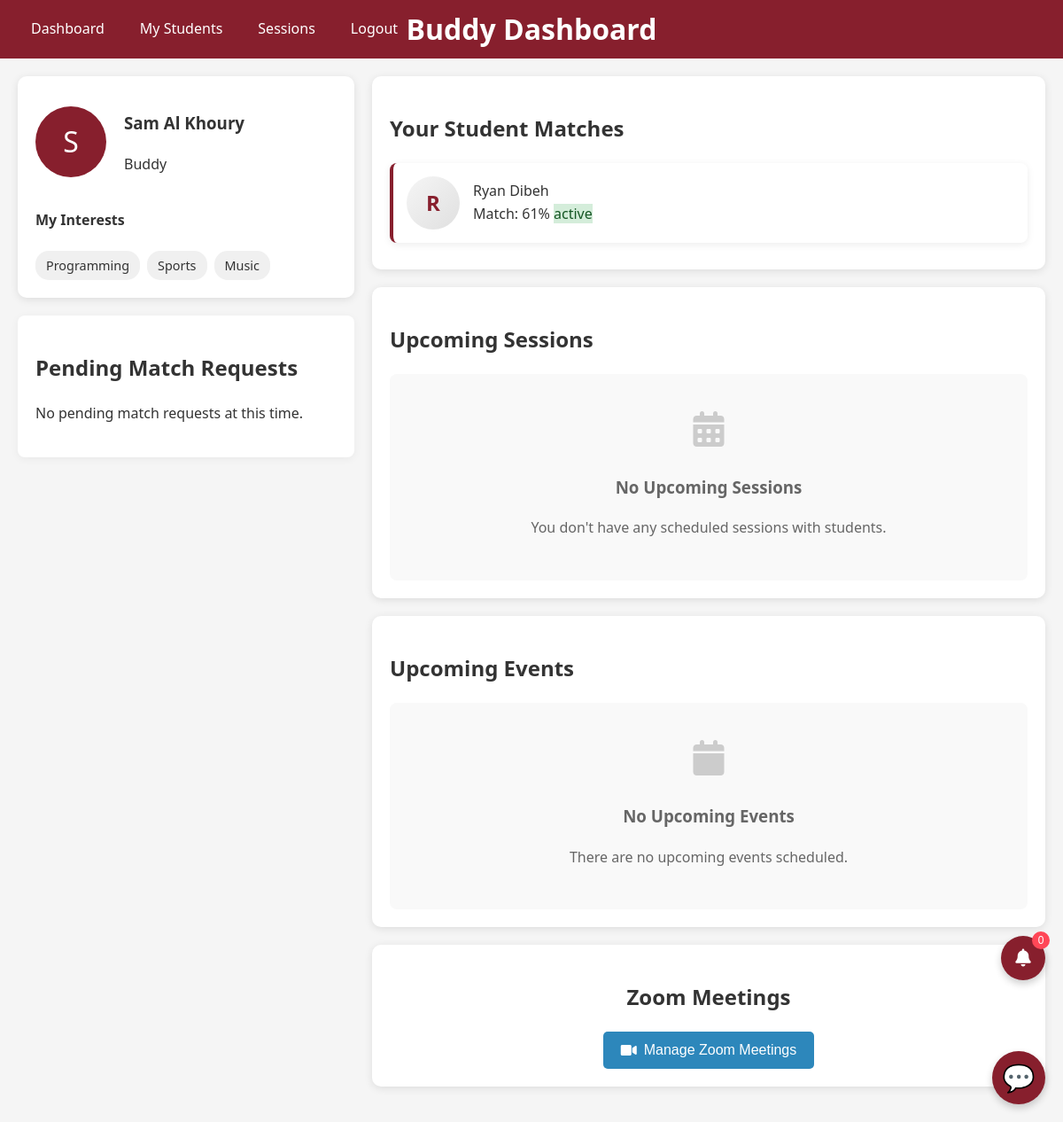
/buddy/dashboard (signed in), run on the app's committed database.
### tables this page shows
CREATE TABLE users (
            id INTEGER PRIMARY KEY AUTOINCREMENT,
            username TEXT UNIQUE,
            password_hash TEXT,
            email TEXT UNIQUE,
            full_name TEXT,
            role TEXT CHECK(role IN ('student', 'buddy')),
            is_approved BOOLEAN DEFAULT FALSE,
            created_at TIMESTAMP DEFAULT CURRENT_TIMESTAMP
        );

CREATE TABLE buddy_matches (
            id INTEGER PRIMARY KEY AUTOINCREMENT,
            buddy_id INTEGER,
            student_id INTEGER,
            status TEXT CHECK(status IN ('pending', 'active', 'declined', 'completed', 'paused')) DEFAULT 'pending',
            match_score INTEGER,
            matched_by_admin BOOLEAN DEFAULT FALSE,
            admin_approved BOOLEAN DEFAULT FALSE,  -- Make sure this is included
            admin_notes TEXT,
            created_at TIMESTAMP DEFAULT CURRENT_TIMESTAMP,
            updated_at TIMESTAMP DEFAULT CURRENT_TIMESTAMP,
            UNIQUE (buddy_id, student_id),
            CHECK (buddy_id != student_id)
            );

### app.py (the view)
@app.route("/buddy/dashboard")
def buddy_dashboard():
    if "user_id" not in session or session["role"] != "buddy":
        flash("Please login as a buddy to access this page", "warning")
        return redirect(url_for("login"))
    conn = get_db_connection()
    try:
        user = conn.execute(
            "SELECT is_approved FROM users WHERE id = ?", (session["user_id"],)
        ).fetchone()
        if not user["is_approved"]:
            flash("Your account is pending approval from the administrator", "warning")
            return redirect(url_for("login"))
        user_details = conn.execute(
            "SELECT * FROM user_details WHERE user_id = ?", (session["user_id"],)
        ).fetchone()
        if not user_details:
            flash("Please complete your profile first", "info")
            return redirect(url_for("complete_profile"))
        matches = conn.execute(
            """SELECT bm.*, u.full_name as student_name,
               datetime(bm.created_at) as formatted_created_at
               FROM buddy_matches bm
               JOIN users u ON bm.student_id = u.id
               WHERE bm.buddy_id = ?""",
            (session["user_id"],),
        ).fetchall()
        approved_matches = [
            m for m in matches if m["status"].lower() in ("approved", "active")
        ]
        pending_matches = conn.execute(
            """SELECT bm.*, u.full_name as student_name,
               datetime(bm.created_at) as formatted_created_at
               FROM buddy_matches bm
               JOIN users u ON bm.student_id = u.id
               WHERE bm.buddy_id = ? AND bm.status = 'pending'""",
            (session["user_id"],),
        ).fetchall()
        sessions = conn.execute(
            """SELECT ss.*, u.full_name as student_name,
               datetime(ss.scheduled_time) as formatted_scheduled_time
               FROM scheduled_sessions ss
               JOIN buddy_matches bm ON ss.match_id = bm.id
               JOIN users u ON bm.student_id = u.id
               WHERE bm.buddy_id = ? AND ss.status = 'scheduled'
               ORDER BY ss.scheduled_time LIMIT 5""",
            (session["user_id"],),
        ).fetchall()
        events = conn.execute(
            """SELECT *, datetime(start_time) as formatted_start_time
               FROM events
               WHERE is_public = 1 AND start_time > datetime('now')
               ORDER BY start_time LIMIT 5"""
        ).fetchall()
        return render_template(
            "buddy_dashboard.html",
            full_name=session["full_name"],
            user_details=user_details,
            matches=matches,
            approved_matches=approved_matches,
            pending_matches=pending_matches,
            sessions=sessions,
            events=events,
        )
    finally:
        conn.close()

### app.py (called while the page is built)
def get_db_connection():
    conn = sqlite3.connect("buddy_system.db")
    conn.row_factory = sqlite3.Row
    return conn

### templates/buddy_dashboard.html (shortened to what this page needs)
<!DOCTYPE html>
<html lang="en">
<head>
    <link href="{{ url_for('static', filename='background.css') }}" rel="stylesheet">
    <link rel="stylesheet" href="https://cdnjs.cloudflare.com/ajax/libs/font-awesome/6.0.0-beta3/css/all.min.css">
</head>
<body>
    <div class="header-navbar">
        <div class="navbar">
            <a href="{{ url_for('buddy_dashboard') }}">Dashboard</a>
            <a href="#">My Students</a>
            <a href="#">Sessions</a>
            <a href="{{ url_for('logout') }}">Logout</a>
        </div>
        <h1 class="header-title">Buddy Dashboard</h1>
    </div>
    <div class="container">
        <div class="dashboard-container">
            <div class="left-column">
                <div class="profile-card">
                    <div class="profile-header">
                        <div class="profile-pic">{{ session['full_name'][0] }}</div>
                        <div>
                            <h3>{{ session['full_name'] }}</h3>
                            <p>Buddy</p>
                        </div>
                    </div>
                    <div>
                        <h4>My Interests</h4>
                        <div class="interests-list">
                            {% if user_details and user_details.interests %}
                            {% for interest in user_details.interests.split(',') %}
                            <span class="interest-tag">{{ interest }}</span>
                            {% endfor %}
                            {% else %}
                            <p>No interests specified</p>
                            {% endif %}
                        </div>
                    </div>
                </div>
                <div class="card" id="pending-matches">
                    <h2 class="section-title">Pending Match Requests</h2>
                    {% if pending_matches %}
                    <table class="table">
                        <thead>
                            <tr>
                                <th>Student Name</th>
                                <th>Requested On</th>
                                <th>Match Score</th>
                                <th>Actions</th>
                            </tr>
                        </thead>
                        <tbody>
                            {% for match in pending_matches %}
                            <tr>
                                <td>{{ match.student_name }}</td>
                                <td>{{ match.formatted_created_at }}</td>
                                <td>{{ match.match_score }}%</td>
                                <td>
                                    <form action="{{ url_for('approve_match', match_id=match.id) }}" method="POST"
                                        style="display: inline;">
                                        <button type="submit" class="action-btn details-btn">
                                            <i class="fas fa-check"></i> Approve
                                        </button>
                                    </form>
                                    <form action="{{ url_for('reject_match', match_id=match.id) }}" method="POST"
                                        style="display: inline;">
                                        <button type="submit" class="action-btn reject-btn">
                                            <i class="fas fa-times"></i> Reject
                                        </button>
                                    </form>
                                </td>
                            </tr>
                            {% endfor %}
                        </tbody>
                    </table>
                    {% else %}
                    <div class="empty-state">
                        <p>No pending match requests at this time.</p>
                    </div>
                    {% endif %}
                </div>
            </div>
            <div class="right-column">
                <div class="matches-card">
                    <div class="matches-header">
                        <h2>Your Student Matches</h2>
                    </div>
                    {% if matches %}
                    <div class="matches-container">
                        {% for match in matches %}
                        <div class="match-card">
                            <div class="match-info">
                                <div class="match-pic">{{ match.student_name[0] }}</div>
                                <div class="match-details">
                                    <div class="match-name">{{ match.student_name }}</div>
                                    <div class="match-meta">
                                        <span class="match-score">
                                            Match: <span class="score-value">{{ match.match_score }}%</span>
                                        </span>
                                        <span class="match-status status-{{ match.status.lower() }}">
                                            {{ match.status }}
                                        </span>
                                    </div>
                                </div>
                            </div>
                        </div>
                        {% endfor %}
                    </div>
                    {% endif %}
                </div>
                <div class="sessions-card">
                    <h2>Upcoming Sessions</h2>
                    {% if sessions %}
                    {% for session in sessions %}
                    <div class="session-card">
                        <div class="session-info">
                            <div class="match-pic">{{ session.student_name[0] }}</div>
                            <div class="match-details">
                                <div class="match-name">{{ session.student_name }}</div>
                                <div class="match-meta">
                                    <span>{{ session.formatted_scheduled_time }}</span>
                                    <span class="match-status status-pending">
                                        {{ session.session_type }}
                                    </span>
                                </div>
                            </div>
                        </div>
                    </div>
                    {% endfor %}
                    {% else %}
                    <div class="no-matches">
                        <div class="no-matches-icon">
                            <i class="fas fa-calendar-alt"></i>
                        </div>
                        <h3>No Upcoming Sessions</h3>
                        <p>You don't have any scheduled sessions with students.</p>
                    </div>
                    {% endif %}
                </div>
                <div class="events-card">
                    <h2>Upcoming Events</h2>
                    {% if events %}
                    {% for event in events %}
                    <div class="event-card">
                        <h4>{{ event.title }}</h4>
                        <p>{{ event.formatted_start_time }} - {{ event.event_type }}</p>
                    </div>
                    {% endfor %}
                    {% else %}
                    <div class="no-matches">
                        <div class="no-matches-icon">
                            <i class="fas fa-calendar"></i>
                        </div>
                        <h3>No Upcoming Events</h3>
                        <p>There are no upcoming events scheduled.</p>
                    </div>
                    {% endif %}
                </div>
                <div class="zoom-card">
                    <h2>Zoom Meetings</h2>
                    <button onclick="window.location.href='zoom_meetings.html'" class="zoom-button">
                        <i class="fas fa-video"></i> Manage Zoom Meetings
                    </button>
                </div>
            </div>
        </div>
    </div>
    <div class="notification-container">
        <button class="notification-bell" id="notificationBell">
            <i class="fas fa-bell"></i>
            <span class="notification-count" id="notificationCount">0</span>
        </button>
    </div>
    <button class="chat-button" onclick="toggleChat()">💬</button>
</body>
</html>

### static/background.css (style rules this page uses)
:root { --aub-maroon: #871f2d; --aub-maroon-dark: #5e1520; --aub-maroon-light: #a02838; --aub-gold: #c9a467; --aub-gray: #f5f5f5; --aub-gray-dark: #333333; --aub-white: #ffffff; }
body { font-family: 'Segoe UI', Tahoma, Geneva, Verdana, sans-serif; margin: 0; padding: 0; background-color: var(--aub-gray); color: var(--aub-gray-dark); line-height: 1.6; }
.container { max-width: 1200px; margin: 0 auto; padding: 20px; }
.header-navbar { background-color: var(--aub-maroon); color: var(--aub-white); display: flex; justify-content: space-between; align-items: center; padding: 10px 20px; }
.header-title { position: absolute; left: 50%; transform: translateX(-50%); }
.navbar { display: flex; gap: 10px; }
.navbar a { color: var(--aub-white); text-decoration: none; padding: 10px 15px; display: inline-block; }
.card { background-color: var(--aub-white); border-radius: 8px; box-shadow: 0 2px 10px rgba(0, 0, 0, 0.05); padding: 20px; margin-bottom: 20px; }
.status-active { background-color: #d4edda; color: #155724; }

### templates/buddy_dashboard.html (style rules this page uses)
.zoom-card { background-color: white; padding: 20px; border-radius: 10px; box-shadow: 0 2px 10px rgba(0, 0, 0, 0.1); margin-bottom: 20px; text-align: center; }
.zoom-button { background-color: #2d87bb; color: white; border: none; padding: 12px 20px; border-radius: 5px; cursor: pointer; font-size: 1em; transition: all 0.2s; display: inline-flex; align-items: center; gap: 8px; }
.dashboard-container { display: grid; grid-template-columns: 1fr 2fr; gap: 20px; }
.profile-card, .matches-card, .sessions-card, .events-card { background-color: white; padding: 20px; border-radius: 10px; box-shadow: 0 2px 10px rgba(0, 0, 0, 0.1); margin-bottom: 20px; }
.profile-header { display: flex; align-items: center; margin-bottom: 20px; }
.profile-pic { width: 80px; height: 80px; border-radius: 50%; background-color: #871f2d; color: white; display: flex; align-items: center; justify-content: center; font-size: 2em; margin-right: 20px; }
.interests-list { display: flex; flex-wrap: wrap; gap: 8px; margin-top: 10px; }
.interest-tag { background-color: #f0f0f0; padding: 5px 12px; border-radius: 15px; font-size: 0.9em; }
.match-card, .session-card { display: flex; align-items: center; justify-content: space-between; padding: 15px; border-radius: 8px; background-color: #fff; box-shadow: 0 2px 8px rgba(0, 0, 0, 0.08); transition: transform 0.2s, box-shadow 0.2s; border-left: 4px solid #871f2d; margin-bottom: 10px; }
.match-info, .session-info { display: flex; align-items: center; flex-grow: 1; }
.match-pic { width: 60px; height: 60px; background-color: #f0f0f0; border-radius: 50%; display: flex; align-items: center; justify-content: center; font-size: 24px; font-weight: bold; margin-right: 15px; color: #871f2d; background: linear-gradient(135deg, #f5f5f5, #e0e0e0); }
.chat-button { position: fixed; bottom: 20px; right: 20px; background-color: #871f2d; color: white; border: none; border-radius: 50%; width: 60px; height: 60px; font-size: 30px; display: flex; align-items: center; justify-content: center; cursor: pointer; box-shadow: 0 4px 8px rgba(0, 0, 0, 0.2); z-index: 1000; transition: all 0.2s; }
.no-matches { text-align: center; padding: 30px; color: #666; background-color: #f9f9f9; border-radius: 8px; }
.no-matches-icon { font-size: 2.5em; color: #ccc; margin-bottom: 15px; }
.notification-container { position: fixed; bottom: 160px; right: 20px; z-index: 1000; }
.notification-bell { background-color: #871f2d; color: white; border: none; border-radius: 50%; width: 50px; height: 50px; font-size: 20px; display: flex; align-items: center; justify-content: center; cursor: pointer; box-shadow: 0 4px 8px rgba(0, 0, 0, 0.2); position: relative; }
.notification-count { position: absolute; top: -5px; right: -5px; background-color: #ff4757; color: white; border-radius: 50%; width: 20px; height: 20px; font-size: 12px; display: flex; align-items: center; justify-content: center; }

### data on the page
users: full_name "Sam Al Khoury"
buddy_matches: full_name "R", student_name "Ryan Dibeh", match_score "61", status "active"

### other printed values
{{ session['full_name'][0] }} "S"
{{ interest }} "Programming" "Sports" "Music"
